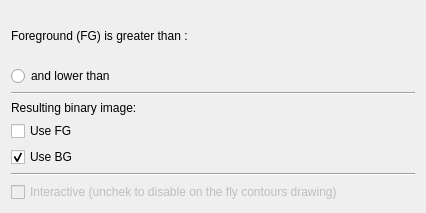
<?xml version="1.0" encoding="UTF-8"?>
<ui version="4.0">
 <class>vvToolBinarize</class>
 <widget class="QWidget" name="vvToolBinarize">
  <property name="geometry">
   <rect>
    <x>0</x>
    <y>0</y>
    <width>426</width>
    <height>213</height>
   </rect>
  </property>
  <property name="windowTitle">
   <string>Binarize image</string>
  </property>
  <layout class="QVBoxLayout" name="verticalLayout">
   <item>
    <layout class="QVBoxLayout" name="verticalLayout_3">
     <item>
      <layout class="QGridLayout" name="gridLayout_2">
       <item row="2" column="2">
        <widget class="vvIntensityValueSlider" name="mThresholdSlider2" native="true">
         <property name="enabled">
          <bool>false</bool>
         </property>
        </widget>
       </item>
       <item row="1" column="1">
        <widget class="QLabel" name="label_2">
         <property name="text">
          <string>Foreground (FG) is greater than : </string>
         </property>
        </widget>
       </item>
       <item row="1" column="2">
        <widget class="vvIntensityValueSlider" name="mThresholdSlider1" native="true"/>
       </item>
       <item row="2" column="1">
        <widget class="QRadioButton" name="mRadioButtonLowerThan">
         <property name="text">
          <string>and lower than</string>
         </property>
         <property name="autoExclusive">
          <bool>false</bool>
         </property>
        </widget>
       </item>
      </layout>
     </item>
    </layout>
   </item>
   <item>
    <layout class="QVBoxLayout" name="verticalLayout_2">
     <item>
      <widget class="Line" name="line_2">
       <property name="orientation">
        <enum>Qt::Horizontal</enum>
       </property>
      </widget>
     </item>
     <item>
      <widget class="QLabel" name="label">
       <property name="text">
        <string>Resulting binary image:</string>
       </property>
      </widget>
     </item>
     <item>
      <layout class="QHBoxLayout" name="horizontalLayout_4">
       <item>
        <widget class="QCheckBox" name="mCheckBoxUseFG">
         <property name="text">
          <string>Use FG</string>
         </property>
         <property name="checked">
          <bool>false</bool>
         </property>
        </widget>
       </item>
       <item>
        <widget class="vvIntensityValueSlider" name="mFGSlider" native="true">
         <property name="enabled">
          <bool>false</bool>
         </property>
        </widget>
       </item>
      </layout>
     </item>
     <item>
      <layout class="QHBoxLayout" name="horizontalLayout_5">
       <item>
        <widget class="QCheckBox" name="mCheckBoxUseBG">
         <property name="text">
          <string>Use BG</string>
         </property>
         <property name="checked">
          <bool>true</bool>
         </property>
        </widget>
       </item>
       <item>
        <widget class="vvIntensityValueSlider" name="mBGSlider" native="true"/>
       </item>
      </layout>
     </item>
    </layout>
   </item>
   <item>
    <widget class="Line" name="line_3">
     <property name="orientation">
      <enum>Qt::Horizontal</enum>
     </property>
    </widget>
   </item>
   <item>
    <widget class="QCheckBox" name="checkBox_2">
     <property name="enabled">
      <bool>false</bool>
     </property>
     <property name="text">
      <string>Interactive (unchek to disable on the fly contours drawing)</string>
     </property>
    </widget>
   </item>
  </layout>
 </widget>
 <customwidgets>
  <customwidget>
   <class>vvIntensityValueSlider</class>
   <extends>QWidget</extends>
   <header>vvIntensityValueSlider.h</header>
   <container>1</container>
  </customwidget>
 </customwidgets>
 <resources/>
 <connections>
  <connection>
   <sender>mRadioButtonLowerThan</sender>
   <signal>toggled(bool)</signal>
   <receiver>mThresholdSlider2</receiver>
   <slot>setEnabled(bool)</slot>
   <hints>
    <hint type="sourcelabel">
     <x>85</x>
     <y>129</y>
    </hint>
    <hint type="destinationlabel">
     <x>305</x>
     <y>129</y>
    </hint>
   </hints>
  </connection>
  <connection>
   <sender>mCheckBoxUseBG</sender>
   <signal>toggled(bool)</signal>
   <receiver>mBGSlider</receiver>
   <slot>setEnabled(bool)</slot>
   <hints>
    <hint type="sourcelabel">
     <x>79</x>
     <y>203</y>
    </hint>
    <hint type="destinationlabel">
     <x>395</x>
     <y>225</y>
    </hint>
   </hints>
  </connection>
  <connection>
   <sender>mCheckBoxUseFG</sender>
   <signal>toggled(bool)</signal>
   <receiver>mFGSlider</receiver>
   <slot>setEnabled(bool)</slot>
   <hints>
    <hint type="sourcelabel">
     <x>63</x>
     <y>177</y>
    </hint>
    <hint type="destinationlabel">
     <x>242</x>
     <y>177</y>
    </hint>
   </hints>
  </connection>
 </connections>
</ui>
